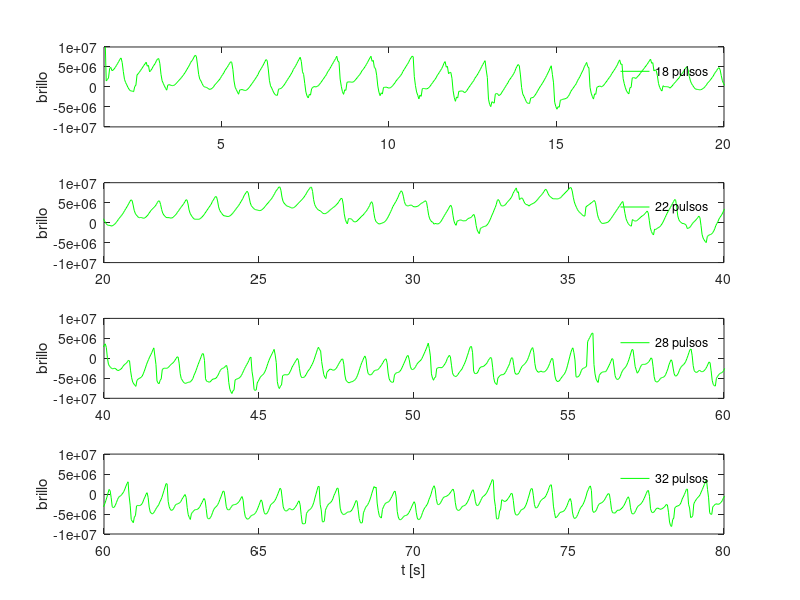

This chart was generated by the following MATLAB code:
clear all;

load intensidad_RGB.mat; % brillo, 1 es R, 2 es G, 3 es B.

video_length = length(brillo);

frec_video = 29.37; %frecuencia muestreo video
t_video = 1/(frec_video); %tiempo muestreo video

ejeXvideo = 0 : t_video : ((video_length-1)*t_video);

figure;
subplot(4, 1, 1);
plot( ejeXvideo, brillo(:, 2), 'g');
ylabel('brillo');
xlim([1.5 20]);
ylim([-1e+07 1e+07]);
legend('18 pulsos');
legend boxoff;
%title('Senal Verde conteo de pulsos');

subplot(4, 1, 2);
plot( ejeXvideo, brillo(:, 2), 'g');
ylabel('brillo');
xlim([20 40]);
ylim([-1e+07 1e+07]);
legend('22 pulsos');
legend boxoff;
%%legend('Curva simulada','Curva teorica','location','NorthEastOutside');

subplot(4, 1, 3);
plot( ejeXvideo, brillo(:, 2), 'g');
ylabel('brillo');
xlim([40 60]);
ylim([-1e+07 1e+07]);
legend('28 pulsos');
legend boxoff;
%%legend('Curva simulada','Curva teorica','location','NorthEastOutside');

subplot(4, 1, 4);
plot( ejeXvideo, brillo(:, 2), 'g');
xlabel('t [s]');
ylabel('brillo');
xlim([60 80]);
ylim([-1e+07 1e+07]);
legend('32 pulsos');
legend boxoff;
%%legend('Curva simulada','Curva teorica','location','NorthEastOutside');
print -djpg imagenes/punto_2_G_zoom_cardiometro.jpg; %Octave
grid minor;
